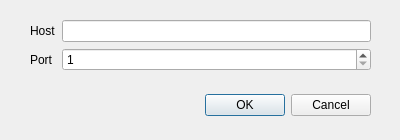
<?xml version="1.0" encoding="UTF-8"?>
<ui version="4.0">
 <class>Dialog</class>
 <widget class="QDialog" name="Dialog">
  <property name="geometry">
   <rect>
    <x>0</x>
    <y>0</y>
    <width>400</width>
    <height>140</height>
   </rect>
  </property>
  <property name="windowTitle">
   <string>Dialog</string>
  </property>
  <widget class="QDialogButtonBox" name="buttonBox">
   <property name="geometry">
    <rect>
     <x>30</x>
     <y>90</y>
     <width>341</width>
     <height>31</height>
    </rect>
   </property>
   <property name="orientation">
    <enum>Qt::Horizontal</enum>
   </property>
   <property name="standardButtons">
    <set>QDialogButtonBox::Cancel|QDialogButtonBox::Ok</set>
   </property>
  </widget>
  <widget class="QWidget" name="formLayoutWidget">
   <property name="geometry">
    <rect>
     <x>30</x>
     <y>20</y>
     <width>341</width>
     <height>61</height>
    </rect>
   </property>
   <layout class="QFormLayout" name="formLayout">
    <item row="0" column="0">
     <widget class="QLabel" name="host_label">
      <property name="text">
       <string>Host</string>
      </property>
     </widget>
    </item>
    <item row="1" column="0">
     <widget class="QLabel" name="port_label">
      <property name="text">
       <string>Port</string>
      </property>
     </widget>
    </item>
    <item row="0" column="1">
     <widget class="QLineEdit" name="host_line_edit"/>
    </item>
    <item row="1" column="1">
     <widget class="QSpinBox" name="port_spin_box">
      <property name="minimum">
       <number>1</number>
      </property>
      <property name="maximum">
       <number>65535</number>
      </property>
     </widget>
    </item>
   </layout>
  </widget>
 </widget>
 <resources/>
 <connections>
  <connection>
   <sender>buttonBox</sender>
   <signal>accepted()</signal>
   <receiver>Dialog</receiver>
   <slot>accept()</slot>
   <hints>
    <hint type="sourcelabel">
     <x>248</x>
     <y>254</y>
    </hint>
    <hint type="destinationlabel">
     <x>157</x>
     <y>274</y>
    </hint>
   </hints>
  </connection>
  <connection>
   <sender>buttonBox</sender>
   <signal>rejected()</signal>
   <receiver>Dialog</receiver>
   <slot>reject()</slot>
   <hints>
    <hint type="sourcelabel">
     <x>316</x>
     <y>260</y>
    </hint>
    <hint type="destinationlabel">
     <x>286</x>
     <y>274</y>
    </hint>
   </hints>
  </connection>
 </connections>
</ui>
